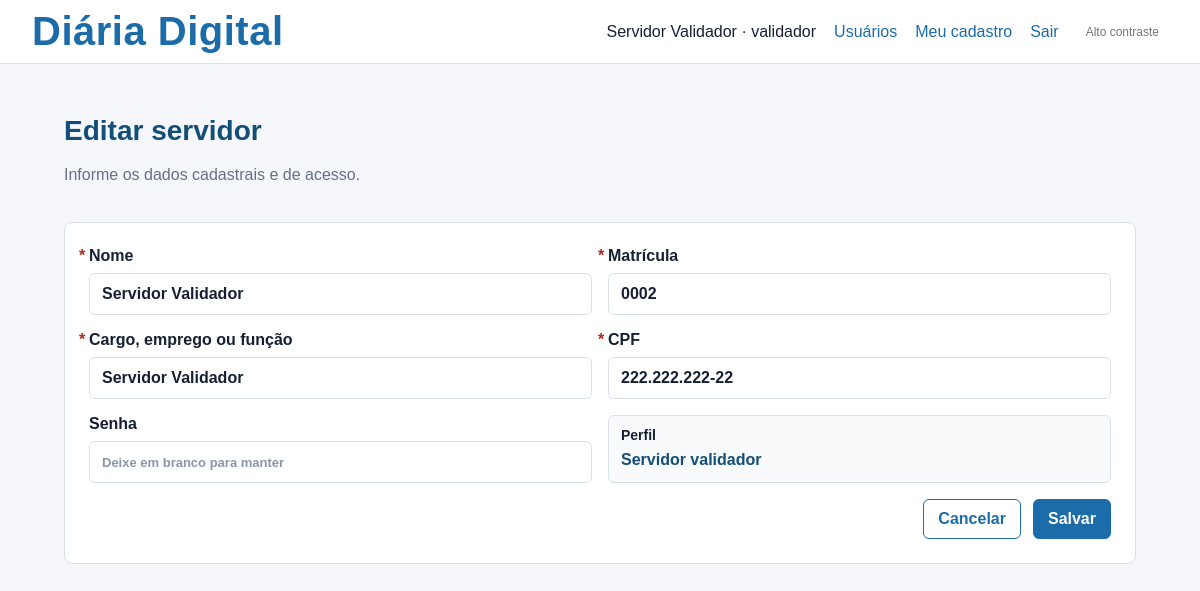
The page /usuarios/2/editar (signed in) on the database its author committed.
### tables this page shows
CREATE TABLE users (
                id INTEGER PRIMARY KEY AUTOINCREMENT,
                name TEXT NOT NULL,
                email TEXT NOT NULL UNIQUE,
                password_hash TEXT NOT NULL,
                role TEXT NOT NULL CHECK(role IN ('solicitante', 'validador'))
            , daily_group TEXT, registration TEXT, public_position TEXT, cpf TEXT);

### app.py (the view, shortened to what this page needs)
@app.route("/usuarios/<int:user_id>/editar", methods=["GET", "POST"])
@role_required("validador")
def edit_user(user_id):
    logged_user = current_user()
    target_user = get_user_or_404(user_id)
    can_manage_users = logged_user["role"] == "validador"
    is_own_profile = logged_user["id"] == target_user["id"]
    return render_template(
        "user_form.html",
        user=target_user,
        form_action=url_for("edit_user", user_id=user_id),
    )

### app.py (called while the page is built)
def normalize_cpf(cpf):
    return "".join(ch for ch in (cpf or "") if ch.isdigit())

def format_cpf(cpf):
    digits = normalize_cpf(cpf)
    if len(digits) != 11:
        return cpf or ""
    return f"{digits[:3]}.{digits[3:6]}.{digits[6:9]}-{digits[9:]}"

def get_db():
    conn = sqlite3.connect(DATABASE)
    conn.row_factory = sqlite3.Row
    return conn

def current_user():
    if "user_id" not in session:
        return None
    with get_db() as db:
        return db.execute("SELECT * FROM users WHERE id = ?", (session["user_id"],)).fetchone()

@app.template_filter("cpf_br")
def cpf_br_filter(value):
    return format_cpf(value)

@app.context_processor
def inject_user():
    return {
        "current_user": current_user(),
        "daily_groups": DAILY_GROUPS,
        "daily_ranges": DAILY_RANGES,
        "status_labels": STATUS_LABELS,
        "role_labels": ROLE_LABELS,
    }

def role_required(role):
    def decorator(view):
        @wraps(view)
        def wrapped_view(**kwargs):
            user = current_user()
            if user is None:
                return redirect(url_for("login"))
            if user["role"] != role:
                abort(403)
            return view(**kwargs)
        return wrapped_view
    return decorator

def get_user_or_404(user_id):
    with get_db() as db:
        user = db.execute("SELECT * FROM users WHERE id = ?", (user_id,)).fetchone()
    if user is None:
        abort(404)
    return user

### templates/user_form.html (shortened to what this page needs)
{% extends "base.html" %}
{% set is_edit = user is not none %}
{% set is_self = is_edit and current_user["id"] == user["id"] %}
{% set can_edit_role = current_user["role"] == "validador" and not is_self %}
{% block content %}
<div class="page-heading">
    <div>
        <h1>{{ "Editar servidor" if is_edit else "Novo servidor" }}</h1>
        <p class="muted">Informe os dados cadastrais e de acesso.</p>
    </div>
</div>
<form method="post" class="form wide">
    <div class="grid">
        <label class="required">
            Nome
            <input name="name" required value="{{ user['name'] if user else '' }}">
        </label>
        <label class="required">
            Matrícula
            <input name="registration" required value="{{ user['registration'] if user else '' }}">
        </label>
        <label class="required">
            Cargo, emprego ou função
            <input name="public_position" required value="{{ user['public_position'] if user else '' }}">
        </label>
        <label class="required">
            CPF
            <input type="text" name="cpf" class="cpf-mask" maxlength="14" inputmode="numeric" autocomplete="username" required placeholder="000.000.000-00" value="{{ user['cpf']|cpf_br if user else '' }}">
        </label>
        <label class="{% if not is_edit %}required{% endif %}">
            Senha
            <input type="password" name="password" {% if not is_edit %}required{% endif %} placeholder="{{ 'Deixe em branco para manter' if is_edit else 'Mínimo 6 caracteres' }}">
        </label>
        {% if can_edit_role or not is_edit %}
            <label class="required">
                Perfil
                <select name="role" required>
                    {% for role, label in role_labels.items() %}
                        <option value="{{ role }}" {% if user and user["role"] == role %}selected{% endif %}>{{ label }}</option>
                    {% endfor %}
                </select>
            </label>
        {% else %}
            <div class="field-readonly">
                <strong>Perfil</strong>
                <span>{{ role_labels.get(user["role"], user["role"]) }}</span>
            </div>
        {% endif %}
    </div>
    <div class="actions">
        <a class="button secondary" href="{{ url_for('users_list') if current_user['role'] == 'validador' else url_for('index') }}">Cancelar</a>
        <button type="submit">Salvar</button>
    </div>
</form>
{% endblock %}

### templates/base.html (shortened to what this page needs)
<!doctype html>
<html lang="pt-BR">
<head>
    <link rel="stylesheet" href="{{ url_for('static', filename='estilos.css') }}">
</head>
<body>
    <header class="topbar">
        <a class="brand" href="{{ url_for('index') }}">Diária Digital</a>
        <div class="topbar-actions">
            {% if current_user %}
                <nav aria-label="Navegação principal">
                    <span>{{ current_user["name"] }} · {{ current_user["role"] }}</span>
                    {% if current_user["role"] == "validador" %}
                        <a href="{{ url_for('users_list') }}">Usuários</a>
                        <a href="{{ url_for('profile') }}">Meu cadastro</a>
                    {% endif %}
                    <a href="{{ url_for('logout') }}">Sair</a>
                </nav>
            {% endif %}
            <button type="button" class="contrast-toggle" data-contrast-toggle aria-pressed="false">
            </button>
        </div>
    </header>
    <main id="conteudo-principal" class="container" tabindex="-1">
        {% block content %}{% endblock %}
    </main>
</body>
</html>

### static/estilos.css (style rules this page uses)
:root { color-scheme: light; --bg: #f5f7fb; --surface: #ffffff; --text: #172033; --muted: #667085; --line: #d9e0ea; --primary: #1b6ca8; --primary-dark: #124e78; --success: #0f7b4f; --warning: #9a6700; --danger: #b42318; --focus: #ffbf47; }
* { box-sizing: border-box; }
body { margin: 0; font-family: Arial, Helvetica, sans-serif; font-family: 'Poppins', sans-serif; background: var(--bg); color: var(--text); }
a { color: var(--primary); text-decoration: none; transition: color 0.3s ease; }
.topbar { align-items: center; background: var(--surface); border-bottom: 1px solid var(--line); display: flex; justify-content: space-between; min-height: 64px; padding: 0 32px; }
.brand { font-family: 'Poppins', sans-serif; font-size: 2.5rem; font-weight: 700; color: var(--primary); letter-spacing: 0.5px; text-decoration: none; transition: color 0.3s ease; }
.topbar nav { align-items: center; display: flex; gap: 18px; }
.topbar-actions { align-items: center; display: flex; gap: 18px; }
.container { margin: 0 auto; max-width: 1120px; padding: 32px 24px; }
.auth-panel, .table-card, .panel, .details, .form.wide { background: var(--surface); border: 1px solid var(--line); border-radius: 8px; padding: 24px; }
h1 { text-align:left ; color: var(--primary-dark); }
h1 { font-size: 28px; }
.muted { color: var(--muted); margin-top: 0; text-align:center; }
.form input::placeholder, .form textarea::placeholder { color: #8a95a6; font-size: 13px; }
.form { display: flex; flex-direction: column; gap: 16px; }
.form label { display: flex; flex-direction: column; font-weight: 700; gap: 8px; }
.form label.required::first-line { color: inherit; }
.form label.required { position: relative; }
.form label.required::before { color: var(--danger); content: "*"; font-weight: 700; left: -10px; position: absolute; top: 0; }
.field-readonly { background: #f8fafc; border: 1px solid var(--line); border-radius: 6px; display: flex; flex-direction: column; gap: 8px; padding: 11px 12px; }
.field-readonly strong { font-size: 14px; }
.field-readonly span { color: var(--primary-dark); font-weight: 700; }
input, select, textarea { border: 1px solid var(--line); border-radius: 6px; color: var(--text); font: inherit; padding: 11px 12px; width: 100%; }
button, .button { background: var(--primary); border: 1px solid var(--primary); border-radius: 6px; color: #ffffff; cursor: pointer; display: inline-flex; font: inherit; font-weight: 700; justify-content: center; padding: 10px 14px; text-decoration: none; }
.contrast-toggle { background: transparent; border: none; color: #777; cursor: pointer; font-family: 'Poppins', sans-serif; font-size: 0.75rem; font-weight: 500; padding: 5px 9px; transition: background-color 0.2s ease, color 0.2s ease; }
.secondary, .button.secondary { background: #ffffff; color: var(--primary); }
.page-heading { align-items: center; display: flex; justify-content: space-between; gap: 20px; margin-bottom: 22px; }
.grid { display: grid; gap: 16px; grid-template-columns: repeat(2, minmax(0, 1fr)); }
.actions { display: flex; flex-wrap: wrap; gap: 12px; justify-content: flex-end; }

### rows shown on the page
users: name "Servidor Validador", role "validador", registration "0002", public_position "Servidor Validador", cpf "222.222.222-22", get "Servidor validador"

### other values the page prints
{{ "Editar servidor" if is_edit else "Novo servidor" }} "Editar servidor"
